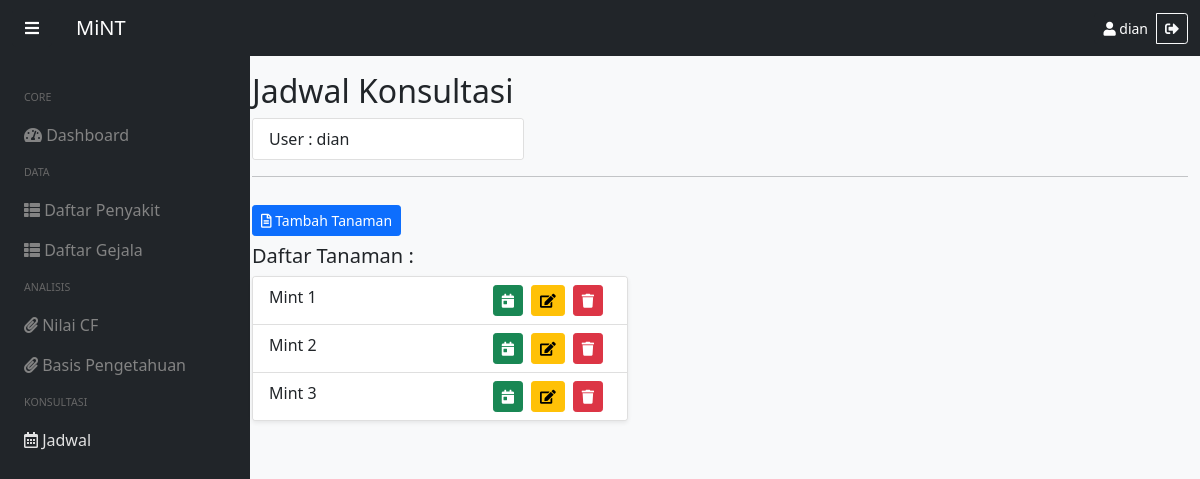
Page /jadwal (signed in) on the committed database.
### tables this page shows
CREATE TABLE `jadwal` (
  `id_jadwal` int(255) NOT NULL,
  `id_user` int(255) NOT NULL,
  `nama_tanaman` varchar(100) NOT NULL,
  `tgl` varchar(50) NOT NULL
);

### app/config/functions.php (called while the page is built, shortened)
<?php
$conn = mysqli_connect("localhost", "root", "", "mint2");
function query($query)
{
    global $conn;
    $result = mysqli_query($conn, $query);
    $rows = [];
    while ($row = mysqli_fetch_assoc($result)) {
        $rows[] = $row;
    }
    return $rows;
}

### app/jadwal/index.php (the view, shortened to what this page needs)
<?php
$user = $_SESSION['username'];
$qUser = query("SELECT * FROM users WHERE username = '$user'")[0];
$idUser = $qUser['id'];
$jadwal = query("SELECT * FROM jadwal,users WHERE  id_user = '$idUser' AND jadwal.id_user = users.id");
?>
<div id="content" class="container">
    <div class="row mt-4 ">
        <div class="col-sm">
            <h2>Jadwal Konsultasi</h2>
            <div class="card" style="width: 17rem;">
                <ul class="list-group list-group-flush">
                    <li class="list-group-item">User : <?= $_SESSION['username']; ?></li>
                </ul>
            </div>
        </div>
    </div>
    <hr>
    <div class="row">
        <div class="col-sm-5">
            <button type="button" class="btn btn-sm btn-primary mb-2" data-bs-toggle="modal" data-bs-target="#tambahData"><i class="far fa-file-alt"></i> Tambah Tanaman</button>
            <h5>Daftar Tanaman :</h5>
            <div class="card shadow-sm mt-2">
                <ul class="list-group list-group-flush">
                    <?php foreach ($jadwal as $row) : ?>
                        <li class="list-group-item">
                            <?= $row['nama_tanaman']; ?>
                            <a href="<?= BASEURL; ?>/hapus-jadwal/<?= $row['id_jadwal']; ?>" class="float-sm-end me-2 btn btn-sm btn-danger" title="hapus" onclick="return confirm('Yakin menghapus tanaman?');">
                                <i class="fas fa-trash"></i>
                            </a>
                            <button class="float-sm-end me-2 btn btn-sm btn-warning" data-bs-toggle="modal" data-bs-target="#ubahData<?= $row['id_jadwal'] ?>" title="ubah">
                                <i class="fas fa-edit"></i>
                            </button>
                            <?php require "ubah.php"; ?>
                            <a href="<?= BASEURL; ?>/detail-jadwal/<?= $row['username']; ?>/<?= $row['nama_tanaman']; ?>/<?= $row['id_jadwal']; ?>" class="float-sm-end me-2 btn btn-sm btn-success" title="detail">
                                <i class="fas fa-calendar-day"></i>
                            </a>
                        </li>
                    <?php endforeach; ?>
                </ul>
            </div>
        </div>
    </div>
</div>

### public/css/style.css (style rules this page uses)
#content { margin-left: 20%; transition: all 0.7s; }

### rows in the picture
jadwal: nama_tanaman "Mint 1"
jadwal: nama_tanaman "Mint 2"
jadwal: nama_tanaman "Mint 3"

### other values in the picture
$_SESSION['username'] "dian"
